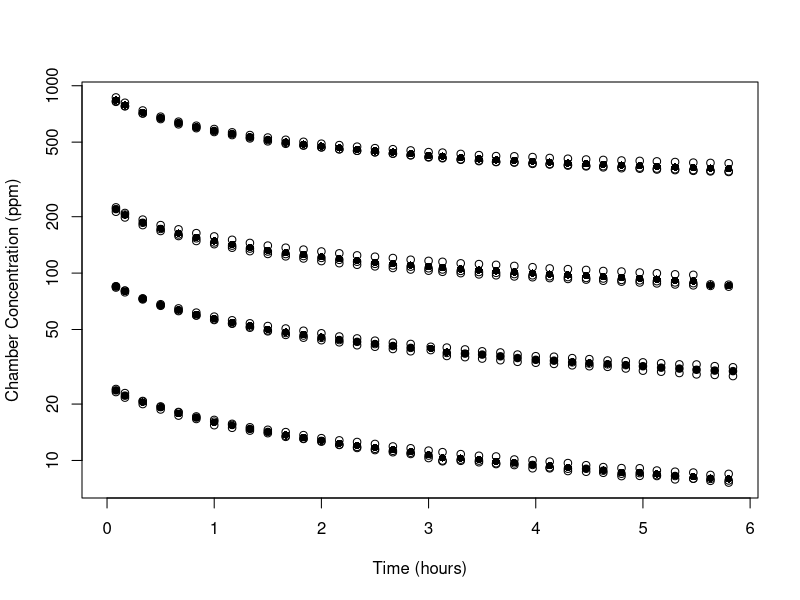

Source code (R):
library(deSolve)


### Name: ccl4data
### Title: Closed Chamber Study of CCl4 Metabolism by Rats.
### Aliases: ccl4data
### Keywords: datasets

### ** Examples

plot(ChamberConc ~ time, data = ccl4data, xlab = "Time (hours)",
  xlim = range(c(0, ccl4data$time)),
  ylab = "Chamber Concentration (ppm)", log = "y")
ccl4data.avg <- aggregate(ccl4data$ChamberConc,
                  by = ccl4data[c("time", "initconc")], mean)
points(x ~ time, data = ccl4data.avg, pch = 16)                        
